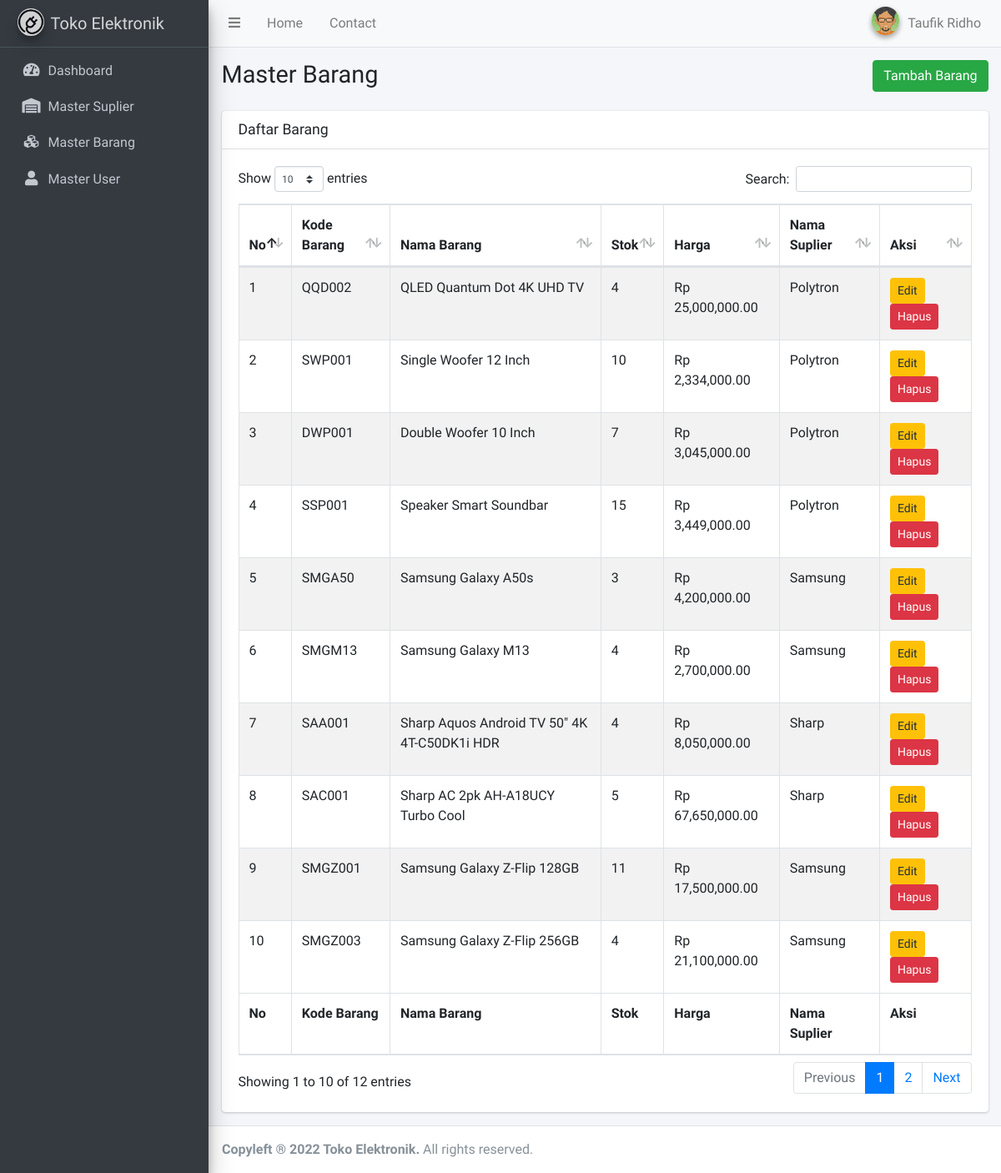
Page /view/admin/master-barang.php (signed in) on the committed database.
### tables this page shows
CREATE TABLE `tb_user`  (
  `id_user` int UNSIGNED NOT NULL AUTO_INCREMENT,
  `nama_user` varchar(200) NOT NULL,
  `username` varchar(20) NOT NULL,
  `password` varchar(100) NOT NULL,
  `role` enum('admin','staff','') NOT NULL,
  PRIMARY KEY (`id_user`) USING BTREE
);

CREATE TABLE `tb_barang`  (
  `id_barang` int NOT NULL AUTO_INCREMENT,
  `kode_barang` varchar(9) NOT NULL,
  `nama_barang` varchar(100) NOT NULL,
  `stok` int NOT NULL,
  `harga` decimal(15, 2) NOT NULL,
  `id_suplier` int NULL DEFAULT NULL,
  PRIMARY KEY (`id_barang`) USING BTREE,
  INDEX `FK_barang_suplier`(`id_suplier` ASC) USING BTREE,
  CONSTRAINT `FK_barang_suplier` FOREIGN KEY (`id_suplier`) REFERENCES `tb_suplier` (`id_suplier`) ON DELETE NO ACTION ON UPDATE CASCADE
);

CREATE TABLE `tb_suplier`  (
  `id_suplier` int NOT NULL AUTO_INCREMENT,
  `nama_suplier` varchar(200) NOT NULL,
  `alamat_suplier` varchar(200) NOT NULL,
  `no_telp` varchar(14) NOT NULL,
  `email` varchar(100) NOT NULL,
  PRIMARY KEY (`id_suplier`) USING BTREE
);

### view/admin/master-barang.php (the view, shortened to what this page needs)
<?php include '../templates/admin/admin-header.php' ?>
<?php include '../templates/admin/admin-sidebar.php' ?>
<div class="content-wrapper">
    <section class="content-header">
        <div class="container-fluid">
            <div class="row mb-2">
                <div class="col-sm-6">
                    <h1>Master Barang</h1>
                </div>
                <div class="col-sm-6">
                    <ol class="breadcrumb float-sm-right">
                        <button type="button" class="btn btn-success" data-toggle="modal" data-target="#modal-add">
                            Tambah Barang
                        </button>
                    </ol>
                </div>
            </div>
        </div>
    </section>
    <section class="content">
        <div class="container-fluid">
            <div class="row">
                <div class="col-12">
                    <div class="card">
                        <div class="card-header">
                            <h3 class="card-title">Daftar Barang</h3>
                        </div>
                        <div class="card-body">
                            <table id="example1" class="table table-bordered table-striped">
                                <thead>
                                    <tr>
                                        <th>No</th>
                                        <th>Kode Barang</th>
                                        <th>Nama Barang</th>
                                        <th>Stok</th>
                                        <th>Harga</th>
                                        <th>Nama Suplier</th>
                                        <th>Aksi</th>
                                    </tr>
                                </thead>
                                <tbody>
                                    <?php
                                    $i = 1;
                                    $barang = mysqli_query($connection, "SELECT
                                    tb_barang.*,
                                    tb_suplier.nama_suplier
                                    FROM
                                    tb_barang
                                    INNER JOIN
                                    tb_suplier
                                    ON
                                    tb_barang.id_suplier = tb_suplier.id_suplier");
                                    while ($value = mysqli_fetch_assoc($barang)) {
                                    ?>
                                        <tr>
                                            <td><?= $i++; ?></td>
                                            <td><?= $value['kode_barang']; ?></td>
                                            <td><?= htmlspecialchars($value['nama_barang']); ?></td>
                                            <td><?= $value['stok']; ?></td>
                                            <td>Rp <?= number_format($value['harga'], 2); ?></td>
                                            <td><?= $value['nama_suplier']; ?></td>
                                            <td>
                                                <button type="button" class="btn btn-warning btn-sm" data-toggle="modal" data-target="#modal<?= $value['id_barang']; ?>">Edit</button>
                                                <button type="button" class="btn btn-danger btn-sm" onclick="confirm_modal('query/delete-barang.php?id_barang=<?= $value['id_barang']; ?>')">Hapus</button>
                                            </td>
                                        </tr>
                                    <?php
                                    }
                                    ?>
                                </tbody>
                                <tfoot>
                                    <tr>
                                        <th>No</th>
                                        <th>Kode Barang</th>
                                        <th>Nama Barang</th>
                                        <th>Stok</th>
                                        <th>Harga</th>
                                        <th>Nama Suplier</th>
                                        <th>Aksi</th>
                                    </tr>
                                </tfoot>
                            </table>
                        </div>
                    </div>
                </div>
            </div>
        </div>
    </section>
</div>
<?php include '../templates/footer.php' ?>

### view/templates/admin/admin-header.php (shortened to what this page needs)
<?php
include '../../config/Database.php';
$user = $_SESSION['username'];
$getUser = mysqli_query($connection, "SELECT * FROM tb_user WHERE username = '$user'");
$result = mysqli_fetch_array($getUser);
?>
<!DOCTYPE html>
<html>
<head>
    <link rel="stylesheet" href="../../plugins/datatables-bs4/css/dataTables.bootstrap4.min.css">
    <link rel="stylesheet" href="../../plugins/datatables-responsive/css/responsive.bootstrap4.min.css">
    <link rel="stylesheet" href="../../plugins/fontawesome-free/css/all.min.css">
    <link rel="stylesheet" href="../../plugins/icheck-bootstrap/icheck-bootstrap.min.css">
    <link rel="stylesheet" href="../../assets/css/adminlte.min.css">
</head>
<body class="hold-transition sidebar-mini">
    <div class="wrapper">
        <nav class="main-header navbar navbar-expand navbar-light">
            <ul class="navbar-nav">
                <li class="nav-item">
                    <a class="nav-link" data-widget="pushmenu" href="#" role="button"><i class="fas fa-bars"></i></a>
                </li>
                <li class="nav-item d-none d-sm-inline-block">
                    <a href="../admin/" class="nav-link">Home</a>
                </li>
                <li class="nav-item d-none d-sm-inline-block">
                    <a href="#" class="nav-link">Contact</a>
                </li>
            </ul>
            <ul class="navbar-nav ml-auto">
                <li class="nav-item dropdown user-menu">
                    <a href="#" class="nav-link dropdown-toggle" data-toggle="dropdown">
                        <img src="../../assets/img/avatar04.png" class="user-image img-circle elevation-2" alt="User Image">
                        <span class="d-none d-md-inline"><?= ucfirst($result['nama_user']); ?></span>
                    </a>
                </li>
            </ul>
        </nav>

### rows in the picture
tb_user: nama_user "Taufik Ridho"
tb_barang: kode_barang "QQD002", nama_barang "QLED Quantum Dot 4K UHD TV", stok "4", harga "25,000,000.00", id_suplier.nama_suplier "Polytron"
tb_barang: kode_barang "SWP001", nama_barang "Single Woofer 12 Inch", stok "10", harga "2,334,000.00", id_suplier.nama_suplier "Polytron"
tb_barang: kode_barang "DWP001", nama_barang "Double Woofer 10 Inch", stok "7", harga "3,045,000.00", id_suplier.nama_suplier "Polytron"
tb_barang: kode_barang "SSP001", nama_barang "Speaker Smart Soundbar", stok "15", harga "3,449,000.00", id_suplier.nama_suplier "Polytron"
tb_barang: kode_barang "SMGA50", nama_barang "Samsung Galaxy A50s", stok "3", harga "4,200,000.00", id_suplier.nama_suplier "Samsung"
tb_barang: kode_barang "SMGM13", nama_barang "Samsung Galaxy M13", stok "4", harga "2,700,000.00", id_suplier.nama_suplier "Samsung"
tb_barang: kode_barang "SAA001", nama_barang "Sharp Aquos Android TV 50\" 4K 4T-C50DK1i HDR", stok "4", harga "8,050,000.00", id_suplier.nama_suplier "Sharp"
tb_barang: kode_barang "SAC001", nama_barang "Sharp AC 2pk AH-A18UCY Turbo Cool", stok "5", harga "67,650,000.00", id_suplier.nama_suplier "Sharp"
tb_barang: kode_barang "SMGZ001", nama_barang "Samsung Galaxy Z-Flip 128GB", stok "11", harga "17,500,000.00", id_suplier.nama_suplier "Samsung"
tb_barang: kode_barang "SMGZ003", nama_barang "Samsung Galaxy Z-Flip 256GB", stok "4", harga "21,100,000.00", id_suplier.nama_suplier "Samsung"
